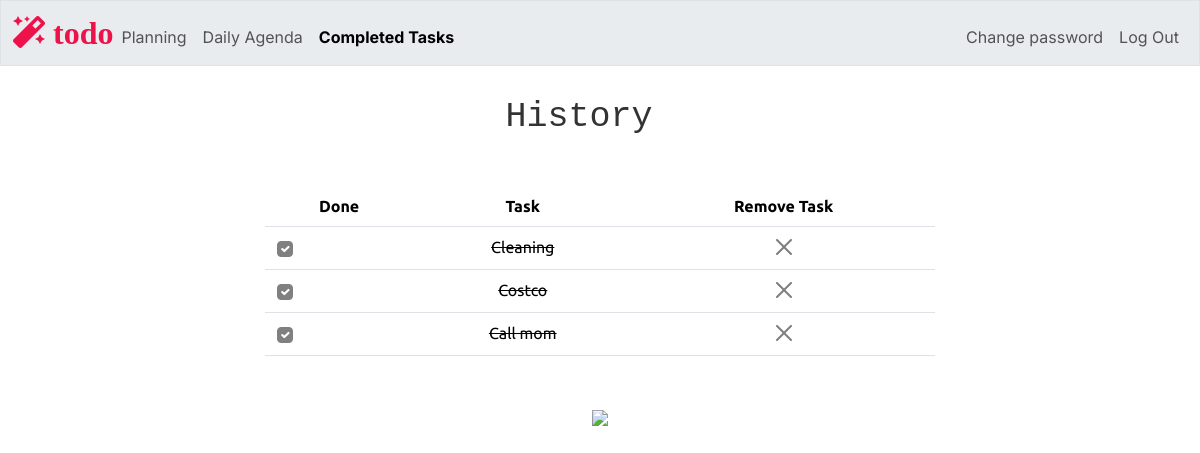
Page /completed (signed in) on the earlier database version.
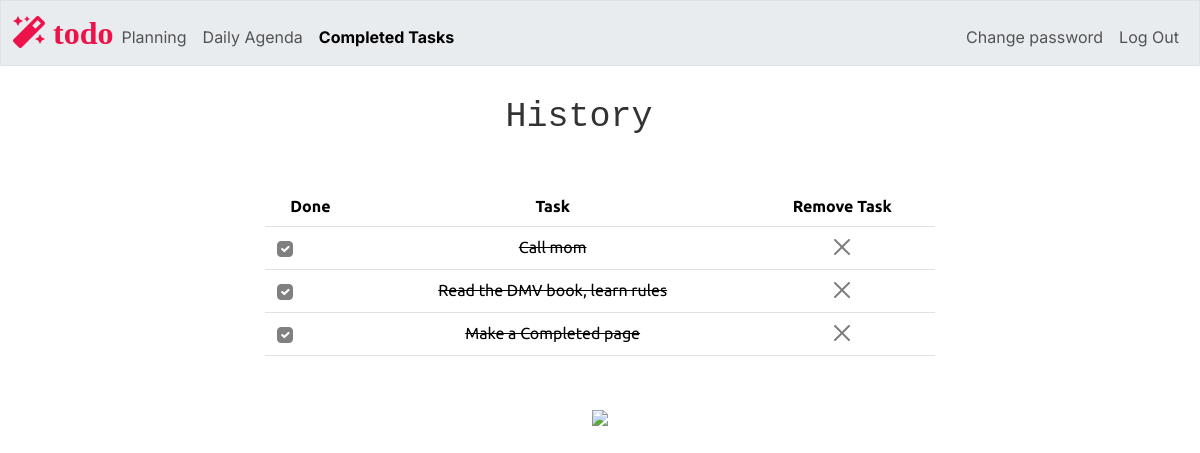
Same page on the later database version.
### tables this page shows
CREATE TABLE tasks (
    id INTEGER PRIMARY KEY AUTOINCREMENT NOT NULL,
    users_id INTEGER NOT NULL,
    category TEXT NOT NULL,
    task TEXT NOT NULL,
    timeframe TEXT,
    priority TEXT,
    completion INTEGER DEFAULT 0,
    date DATE,
    time TIME,
    FOREIGN KEY (users_id) REFERENCES users(id)
);

### app.py (the view)
@app.route("/completed", methods=["GET", "POST"])
@login_required
def completed():
    users_id = session["user_id"]
    tasks = db.execute("SELECT id, category, task, completion FROM tasks WHERE users_id =? AND completion = 1", users_id)
    welcome_message_h1 = "History "
    return render_template("completed.html", tasks=tasks, welcome_message_h1 = welcome_message_h1, current_page="completed")

### app.py (called while the page is built)
@app.after_request
def after_request(response):
    response.headers["Cache-Control"] = "no-cache, no-store, must-revalidate"
    response.headers["Expires"] = 0
    response.headers["Pragma"] = "no-cache"
    return response

### helpers.py (called while the page is built)
def login_required(f):
    @wraps(f)
    def decorated_function(*args, **kwargs):
        if session.get("user_id") is None:
            return redirect("/login")
        return f(*args, **kwargs)
    return decorated_function

### templates/completed.html (shortened to what this page needs)
{% extends "layout.html" %}
{% block main %}
    <table class="table mx-auto text-center mb-5" style="width: 60%;">
        <thead>
            <tr>
                <th> Done </th>
                <th> Task </th>
                <th> Remove Task </th>
            </tr>
        </thead>
        <tbody>
            {% for task in tasks %}
                <tr id="todo_row_{{ task.id }}" >
                    <td class="align-middle">
                        <div class="d-flex align-items-center " >
                            <div class=" col-auto d-flex justify-content-center align-items-center form-check" >
                                <input class="form-check-input completion-checkbox"
                                        type="checkbox"
                                        id="completion_{{ task.id }}"
                                        name="task_completion"
                                        data-task-id="{{ task.id }}"
                                        data-completion="{{ task.completion}}"
                                        {% if task.completion == 1 %}checked{% endif %}
                                        onchange="updateTaskStatus(this)"
                                        style="background-color: gray; border-color: gray;">
                            </div>
                        </div>
                    </td>
                    <td style="text-decoration: line-through;">{{ task.task }}</td>
                    <td>
                        <button class="btn-close" onclick="delete_task({{ task.id }})"></button>
                    </td>
                </tr>
            {% endfor %}
        </tbody>
    </table>
    <img src="/static/completed.png" class="wide-image">
{% endblock %}

Differences in the rows shown:
no longer on this page (row edited): tasks: completion "☑", task "Cleaning"
removed tasks: completion "☑", task "Costco"
now on this page (row edited): tasks: completion "☑", task "Read the DMV book, learn rules"
now on this page (row edited): tasks: completion "☑", task "Make a Completed page"
